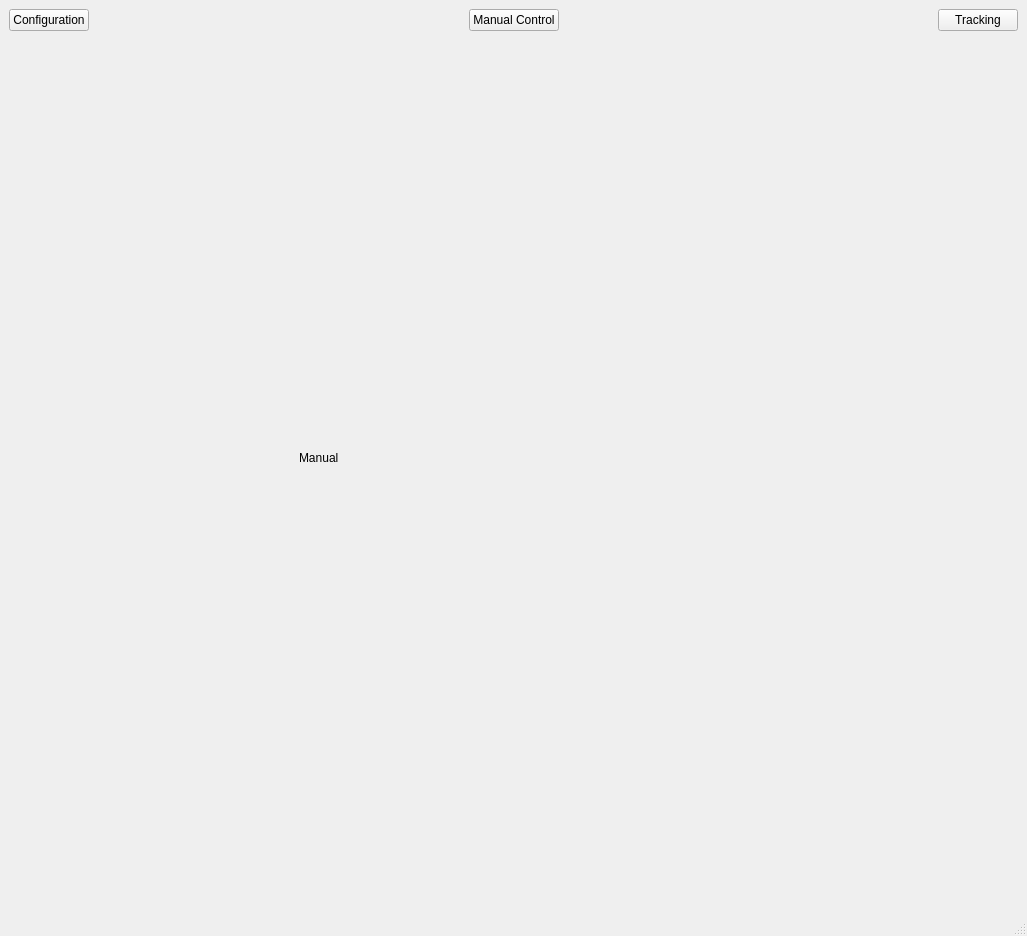
<?xml version="1.0" encoding="UTF-8"?>
<ui version="4.0">
 <class>MainWindow</class>
 <widget class="QMainWindow" name="MainWindow">
  <property name="geometry">
   <rect>
    <x>0</x>
    <y>0</y>
    <width>1027</width>
    <height>936</height>
   </rect>
  </property>
  <property name="windowTitle">
   <string>MainWindow</string>
  </property>
  <widget class="QWidget" name="centralwidget">
   <layout class="QVBoxLayout" name="verticalLayout_5">
    <item>
     <layout class="QHBoxLayout" name="horizontalLayout_4">
      <item>
       <widget class="QPushButton" name="configuration_button">
        <property name="text">
         <string>Configuration</string>
        </property>
       </widget>
      </item>
      <item>
       <spacer name="horizontalSpacer_3">
        <property name="orientation">
         <enum>Qt::Horizontal</enum>
        </property>
        <property name="sizeHint" stdset="0">
         <size>
          <width>40</width>
          <height>20</height>
         </size>
        </property>
       </spacer>
      </item>
      <item>
       <widget class="QPushButton" name="pushButton_2">
        <property name="text">
         <string>Manual Control</string>
        </property>
       </widget>
      </item>
      <item>
       <spacer name="horizontalSpacer_5">
        <property name="orientation">
         <enum>Qt::Horizontal</enum>
        </property>
        <property name="sizeHint" stdset="0">
         <size>
          <width>40</width>
          <height>20</height>
         </size>
        </property>
       </spacer>
      </item>
      <item>
       <widget class="QPushButton" name="pushButton_3">
        <property name="text">
         <string>Tracking</string>
        </property>
       </widget>
      </item>
     </layout>
    </item>
    <item>
     <widget class="QStackedWidget" name="mode_stack">
      <property name="currentIndex">
       <number>1</number>
      </property>
      <widget class="QWidget" name="configuration_page">
       <widget class="QLabel" name="label_10">
        <property name="geometry">
         <rect>
          <x>290</x>
          <y>430</y>
          <width>331</width>
          <height>22</height>
         </rect>
        </property>
        <property name="text">
         <string>Configuration</string>
        </property>
       </widget>
      </widget>
      <widget class="QWidget" name="manual_page">
       <widget class="QLabel" name="label">
        <property name="geometry">
         <rect>
          <x>290</x>
          <y>410</y>
          <width>68</width>
          <height>22</height>
         </rect>
        </property>
        <property name="text">
         <string>Manual</string>
        </property>
       </widget>
      </widget>
      <widget class="QWidget" name="running_page">
       <layout class="QVBoxLayout" name="verticalLayout_4">
        <item>
         <widget class="QFrame" name="rigth">
          <property name="frameShape">
           <enum>QFrame::StyledPanel</enum>
          </property>
          <property name="frameShadow">
           <enum>QFrame::Raised</enum>
          </property>
          <layout class="QVBoxLayout" name="verticalLayout_2">
           <item>
            <layout class="QHBoxLayout" name="horizontalLayout_3">
             <item>
              <widget class="QLabel" name="label_5">
               <property name="text">
                <string>Right RSSI</string>
               </property>
              </widget>
             </item>
             <item>
              <spacer name="horizontalSpacer_2">
               <property name="orientation">
                <enum>Qt::Horizontal</enum>
               </property>
               <property name="sizeHint" stdset="0">
                <size>
                 <width>40</width>
                 <height>20</height>
                </size>
               </property>
              </spacer>
             </item>
             <item>
              <widget class="QLabel" name="label_6">
               <property name="text">
                <string>Min:</string>
               </property>
              </widget>
             </item>
             <item>
              <widget class="QLineEdit" name="right_rssi_min">
               <property name="enabled">
                <bool>false</bool>
               </property>
              </widget>
             </item>
             <item>
              <widget class="QLabel" name="label_7">
               <property name="text">
                <string>Max:</string>
               </property>
              </widget>
             </item>
             <item>
              <widget class="QLineEdit" name="right_rssi_max">
               <property name="enabled">
                <bool>false</bool>
               </property>
              </widget>
             </item>
             <item>
              <widget class="QLabel" name="label_9">
               <property name="text">
                <string>Current:</string>
               </property>
              </widget>
             </item>
             <item>
              <widget class="QLineEdit" name="right_rssi_current">
               <property name="enabled">
                <bool>false</bool>
               </property>
              </widget>
             </item>
            </layout>
           </item>
           <item>
            <widget class="QGraphicsView" name="right_rssi_view">
             <property name="sizePolicy">
              <sizepolicy hsizetype="Expanding" vsizetype="MinimumExpanding">
               <horstretch>0</horstretch>
               <verstretch>0</verstretch>
              </sizepolicy>
             </property>
             <property name="verticalScrollBarPolicy">
              <enum>Qt::ScrollBarAlwaysOff</enum>
             </property>
             <property name="horizontalScrollBarPolicy">
              <enum>Qt::ScrollBarAlwaysOff</enum>
             </property>
             <property name="renderHints">
              <set>QPainter::Antialiasing|QPainter::TextAntialiasing</set>
             </property>
            </widget>
           </item>
          </layout>
         </widget>
        </item>
        <item>
         <widget class="QFrame" name="left">
          <property name="frameShape">
           <enum>QFrame::StyledPanel</enum>
          </property>
          <property name="frameShadow">
           <enum>QFrame::Raised</enum>
          </property>
          <layout class="QVBoxLayout" name="verticalLayout">
           <item>
            <layout class="QHBoxLayout" name="horizontalLayout_2">
             <item>
              <widget class="QLabel" name="label_2">
               <property name="text">
                <string>Left RSSI</string>
               </property>
              </widget>
             </item>
             <item>
              <spacer name="horizontalSpacer">
               <property name="orientation">
                <enum>Qt::Horizontal</enum>
               </property>
               <property name="sizeHint" stdset="0">
                <size>
                 <width>40</width>
                 <height>20</height>
                </size>
               </property>
              </spacer>
             </item>
             <item>
              <widget class="QLabel" name="label_3">
               <property name="text">
                <string>Min:</string>
               </property>
              </widget>
             </item>
             <item>
              <widget class="QLineEdit" name="left_rssi_min">
               <property name="enabled">
                <bool>false</bool>
               </property>
              </widget>
             </item>
             <item>
              <widget class="QLabel" name="label_4">
               <property name="text">
                <string>Max:</string>
               </property>
              </widget>
             </item>
             <item>
              <widget class="QLineEdit" name="left_rssi_max">
               <property name="enabled">
                <bool>false</bool>
               </property>
              </widget>
             </item>
             <item>
              <widget class="QLabel" name="label_8">
               <property name="text">
                <string>Current:</string>
               </property>
              </widget>
             </item>
             <item>
              <widget class="QLineEdit" name="left_rssi_current">
               <property name="enabled">
                <bool>false</bool>
               </property>
              </widget>
             </item>
            </layout>
           </item>
           <item>
            <widget class="QGraphicsView" name="left_rssi_view">
             <property name="sizePolicy">
              <sizepolicy hsizetype="Expanding" vsizetype="MinimumExpanding">
               <horstretch>0</horstretch>
               <verstretch>0</verstretch>
              </sizepolicy>
             </property>
             <property name="verticalScrollBarPolicy">
              <enum>Qt::ScrollBarAlwaysOff</enum>
             </property>
             <property name="horizontalScrollBarPolicy">
              <enum>Qt::ScrollBarAlwaysOff</enum>
             </property>
             <property name="renderHints">
              <set>QPainter::Antialiasing|QPainter::TextAntialiasing</set>
             </property>
            </widget>
           </item>
          </layout>
         </widget>
        </item>
        <item>
         <widget class="QFrame" name="servo">
          <property name="frameShape">
           <enum>QFrame::StyledPanel</enum>
          </property>
          <property name="frameShadow">
           <enum>QFrame::Raised</enum>
          </property>
          <layout class="QVBoxLayout" name="verticalLayout_3">
           <item>
            <layout class="QHBoxLayout" name="horizontalLayout">
             <item>
              <widget class="QLabel" name="label_15">
               <property name="text">
                <string>Servo</string>
               </property>
              </widget>
             </item>
             <item>
              <spacer name="horizontalSpacer_4">
               <property name="orientation">
                <enum>Qt::Horizontal</enum>
               </property>
               <property name="sizeHint" stdset="0">
                <size>
                 <width>40</width>
                 <height>20</height>
                </size>
               </property>
              </spacer>
             </item>
             <item>
              <widget class="QLabel" name="label_16">
               <property name="text">
                <string>Angle:</string>
               </property>
              </widget>
             </item>
             <item>
              <widget class="QLineEdit" name="servo_angle">
               <property name="enabled">
                <bool>false</bool>
               </property>
              </widget>
             </item>
            </layout>
           </item>
           <item>
            <widget class="QGraphicsView" name="servo_view">
             <property name="sizePolicy">
              <sizepolicy hsizetype="Expanding" vsizetype="MinimumExpanding">
               <horstretch>0</horstretch>
               <verstretch>0</verstretch>
              </sizepolicy>
             </property>
             <property name="verticalScrollBarPolicy">
              <enum>Qt::ScrollBarAlwaysOff</enum>
             </property>
             <property name="horizontalScrollBarPolicy">
              <enum>Qt::ScrollBarAlwaysOff</enum>
             </property>
             <property name="renderHints">
              <set>QPainter::Antialiasing|QPainter::TextAntialiasing</set>
             </property>
            </widget>
           </item>
          </layout>
         </widget>
        </item>
       </layout>
      </widget>
     </widget>
    </item>
   </layout>
  </widget>
  <widget class="QMenuBar" name="menubar">
   <property name="geometry">
    <rect>
     <x>0</x>
     <y>0</y>
     <width>1027</width>
     <height>30</height>
    </rect>
   </property>
  </widget>
  <widget class="QStatusBar" name="statusbar"/>
 </widget>
 <resources/>
 <connections/>
</ui>
